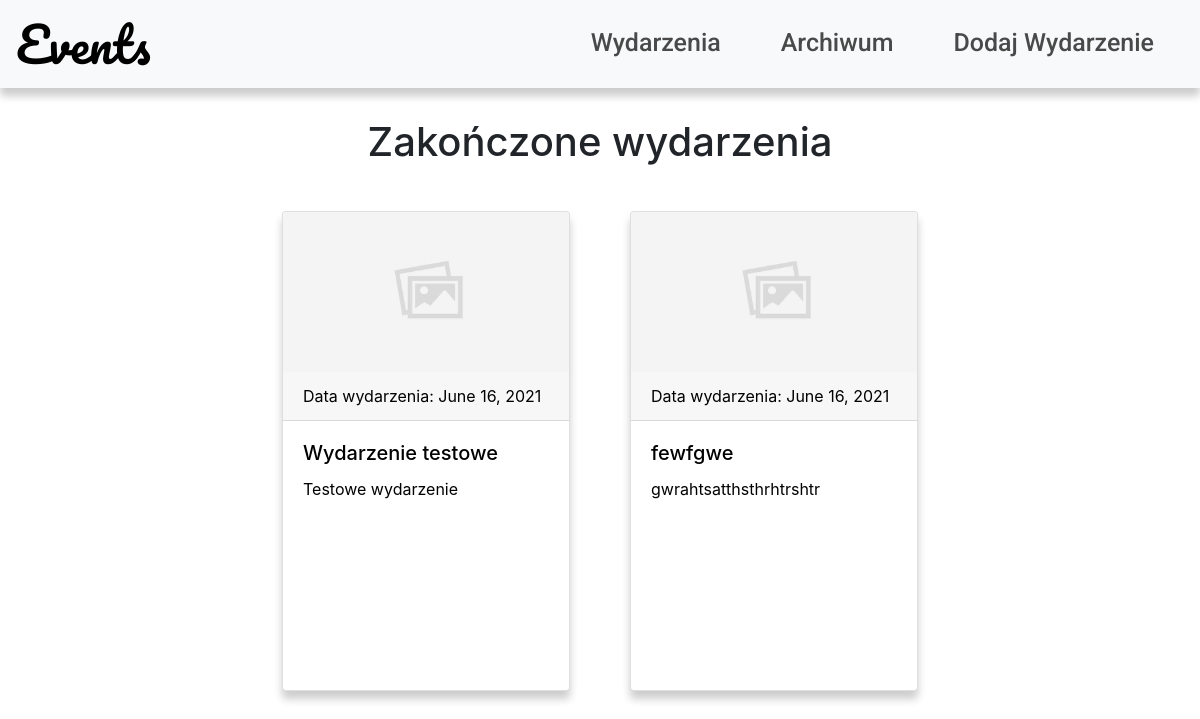
Before: /archive/ with the older database file.
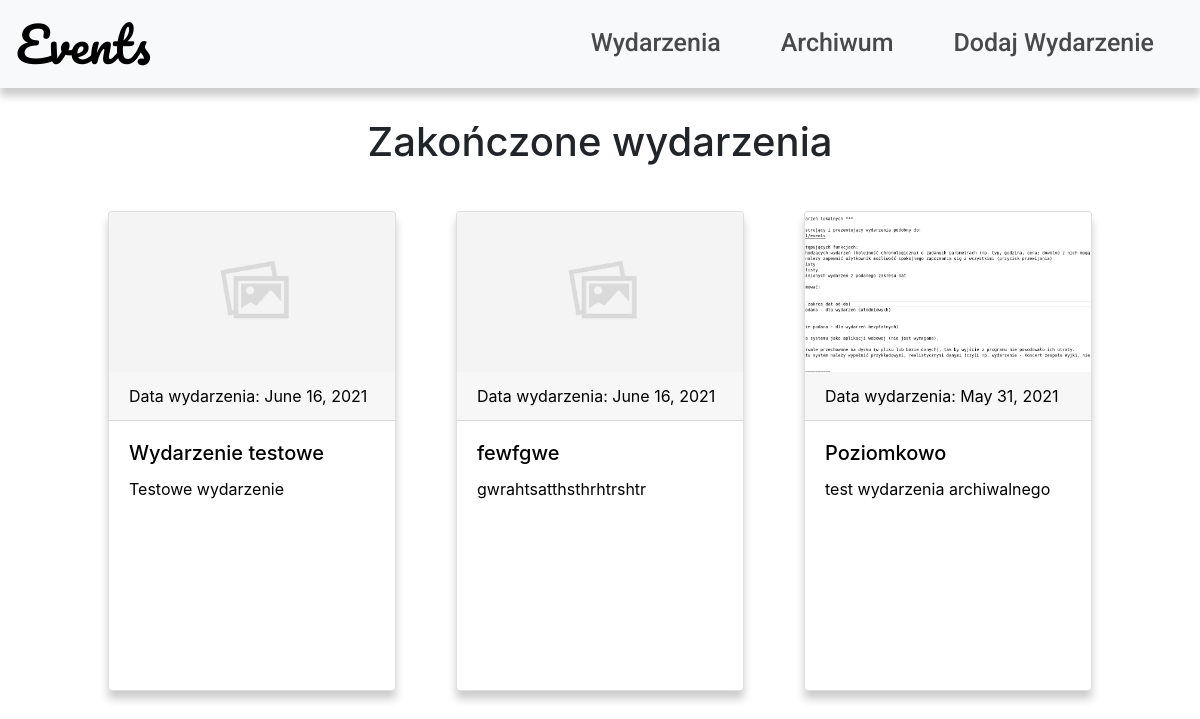
After: the same page with the newer database file.
### events/models.py (models this page shows, shortened)
class Event(models.Model):
    image = models.ImageField(upload_to='upload/',null=True,blank=True,default='images/blank.jpg')
    organizer = models.CharField(max_length=50)
    title = models.CharField(max_length=80)
    description = RichTextField(blank=False)
    start_time = models.TimeField(auto_now=False,auto_now_add=False,default = timezone.now)
    start_date = models.DateField(blank=False)
    end_date = models.DateField(blank=False,auto_now_add=False)
    location = models.CharField(max_length=100)
    price = models.IntegerField(blank=True,null=True,default = 0)
    published = models.DateTimeField(default=timezone.now)

### events/views.py (the view)
# urls.py: path('archive/',views.archive,name='archive'),
def archive(request):
    now = timezone.now()
    passed_events = Event.objects.filter(start_date__lt=now).order_by('-start_date')
    return render(request,"events/archive.html",{'passed_events':passed_events})

### events/templates/events/archive.html (shortened to what this page needs)
{% extends 'base.html' %} {% block content %}
<h1>Zakończone wydarzenia</h1>
<div class="container-fluid">
  <div class="row justify-content-center">
    {% for event in passed_events %}
    <div class="col-auto">
      <div class="card" style="width: 18rem">
        <a href="{% url 'event_detail' event.pk %}">
          <img
            class="card-img-top"
            src="{{ event.image.url }}"
            alt="Card image"
          />
          <div class="card-header">Data wydarzenia: {{event.start_date}}</div>
          <div class="card-body">
            <h5 class="card-title">{{ event.title }}</h5>
            <p class="card-text text-truncate">
              {{ event.description|safe|slice:":100" }}
            </p>
          </div>
        </a>
      </div>
    </div>
    {% endfor %}
  </div>
</div>
{% endblock %}

Changed rows visible on the page:
added Event: image (picture), start_date "May 31, 2021", title "Poziomkowo", description "test wydarzenia archiwalnego"
